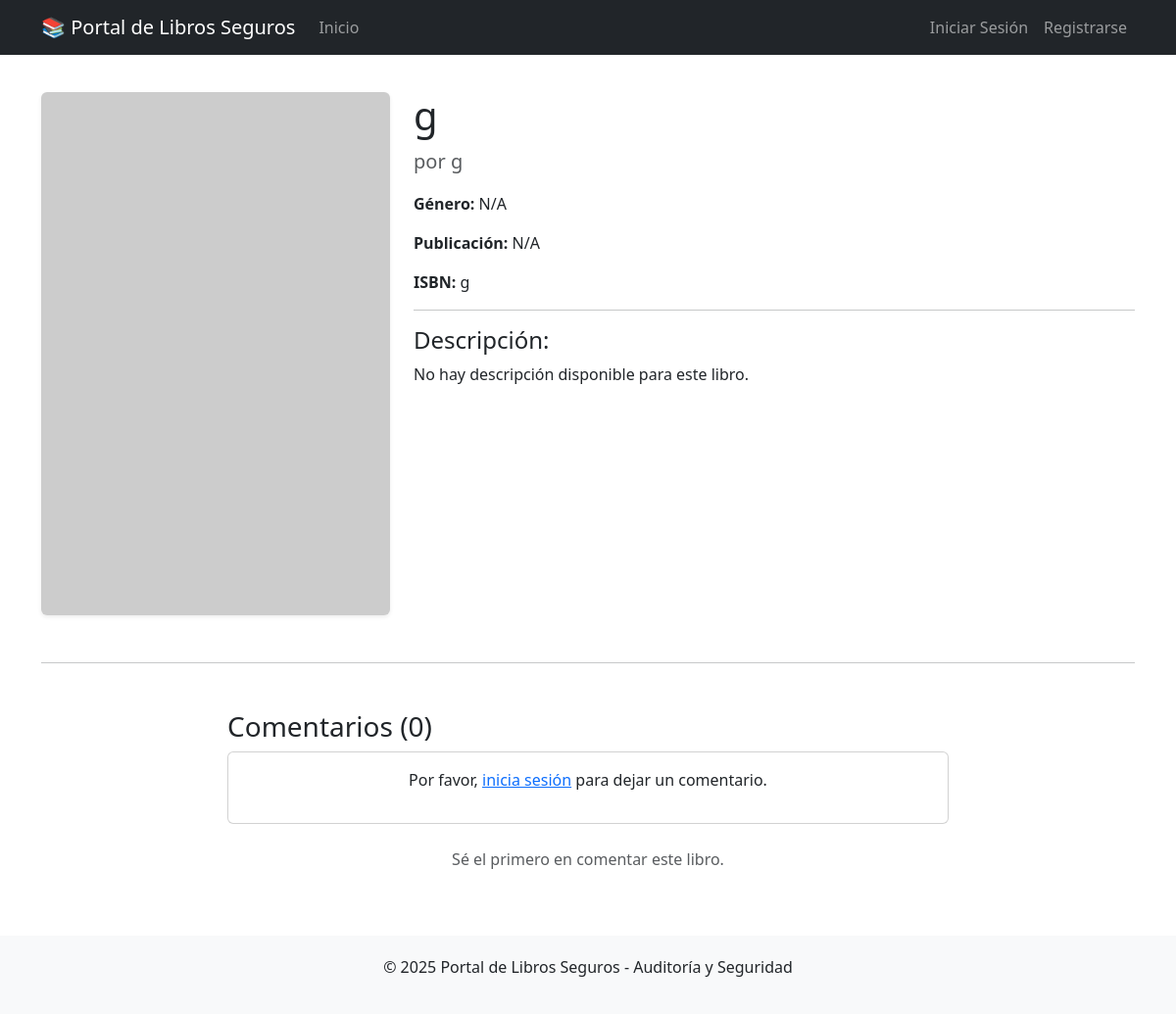
Page /libro/3/ on the committed database.
### libros/models.py (models this page shows, shortened)
class Libro(models.Model):
    titulo = models.CharField(max_length=200)
    autor = models.CharField(max_length=100)
    isbn = models.CharField(max_length=13, unique=True, blank=True, null=True)
    genero = models.CharField(max_length=50, blank=True, null=True)
    descripcion = models.TextField(blank=True, null=True)
    fecha_publicacion = models.DateField(blank=True, null=True)
    portada = models.ImageField(upload_to='portadas/', blank=True, null=True)
    documento_pdf = models.FileField(upload_to='libros_pdf/', blank=True, null=True)
    usuario_carga = models.ForeignKey(User, on_delete=models.SET_NULL, null=True, blank=True)
    fecha_carga = models.DateTimeField(auto_now_add=True)
    es_publico = models.BooleanField(default=True) # Para control de acceso

### libros/views.py (the view, shortened to what this page needs)
# urls.py: path('libro/<int:pk>/', views.DetalleLibro.as_view(), name='detalle_libro'), # Detalle de un libro (pk es el ID)
class DetalleLibro(DetailView):
    model = Libro
    template_name = 'libros/detalle_libro.html'
    context_object_name = 'libro'
    def get_context_data(self, **kwargs):
        context = super().get_context_data(**kwargs)
        if not self.object.es_publico and not (self.request.user.is_authenticated and self.request.user.is_staff):
            logger.warning(f"Intento de acceso no autorizado a libro no público: '{self.object.titulo}' por usuario '{self.request.user.username if self.request.user.is_authenticated else 'Anónimo'}'.")
            return context # Podrías hacer que el template maneje esta condición
        context['comentarios'] = self.object.comentarios.all() # Obtiene todos los comentarios del libro
        context['form_comentario'] = ComentarioForm() # Pasa una instancia vacía del formulario de comentario
        logger.info(f"Mostrando detalle del libro '{self.object.titulo}'.")
        return context

### libros/templates/libros/detalle_libro.html (shortened to what this page needs)
{% extends 'base.html' %}
{% block content %}
<div class="row">
    <div class="col-md-4">
        {% if libro.portada %}
            <img src="{{ libro.portada.url }}" class="img-fluid rounded shadow-sm" alt="{{ libro.titulo }}">
        {% else %}
            <img src="https://via.placeholder.com/400x600?text=No+Portada" class="img-fluid rounded shadow-sm" alt="Sin Portada">
        {% endif %}
    </div>
    <div class="col-md-8">
        <h1>{{ libro.titulo }}</h1>
        <p class="lead text-muted">por {{ libro.autor }}</p>
        <p><strong>Género:</strong> {{ libro.genero|default:"N/A" }}</p>
        <p><strong>Publicación:</strong> {{ libro.fecha_publicacion|date:"d M Y"|default:"N/A" }}</p>
        {% if libro.isbn %}<p><strong>ISBN:</strong> {{ libro.isbn }}</p>{% endif %}
        <hr>
        <h4>Descripción:</h4>
        <p>{{ libro.descripcion|default:"No hay descripción disponible para este libro." }}</p>
    </div>
</div>
<hr class="my-5">
<div class="row">
    <div class="col-md-8 offset-md-2">
        <h3>Comentarios ({{ comentarios.count }})</h3>
        <div class="card mb-4">
            <div class="card-body">
                {% if user.is_authenticated %}
                    <form action="{% url 'detalle_libro' pk=libro.pk %}" method="post">
                        {% csrf_token %}
                        {{ form_comentario.texto }}
                        <button type="submit" class="btn btn-success mt-2">Añadir Comentario</button>
                    </form>
                {% else %}
                    <p class="text-center">Por favor, <a href="{% url 'login' %}">inicia sesión</a> para dejar un comentario.</p>
                {% endif %}
            </div>
        </div>
        {% if comentarios %}
            {% for comentario in comentarios %}
            <div class="card mb-2 shadow-sm">
                <div class="card-body">
                    <h6 class="card-subtitle mb-2 text-muted">{{ comentario.usuario.username }} <small class="float-end">{{ comentario.fecha_creacion|date:"d M Y, H:i" }}</small></h6>
                    <p class="card-text">{{ comentario.texto }}</p>
                </div>
            </div>
            {% endfor %}
        {% else %}
            <p class="text-center text-muted">Sé el primero en comentar este libro.</p>
        {% endif %}
    </div>
</div>
{% endblock %}

### templates/base.html (style rules this page uses)
body { padding-top: 70px; }

### rows in the picture
Libro: titulo "g", autor "g", genero "N/A", fecha_publicacion "N/A", isbn "g", descripcion "No hay descripción disponible para este libro.", count "0"
